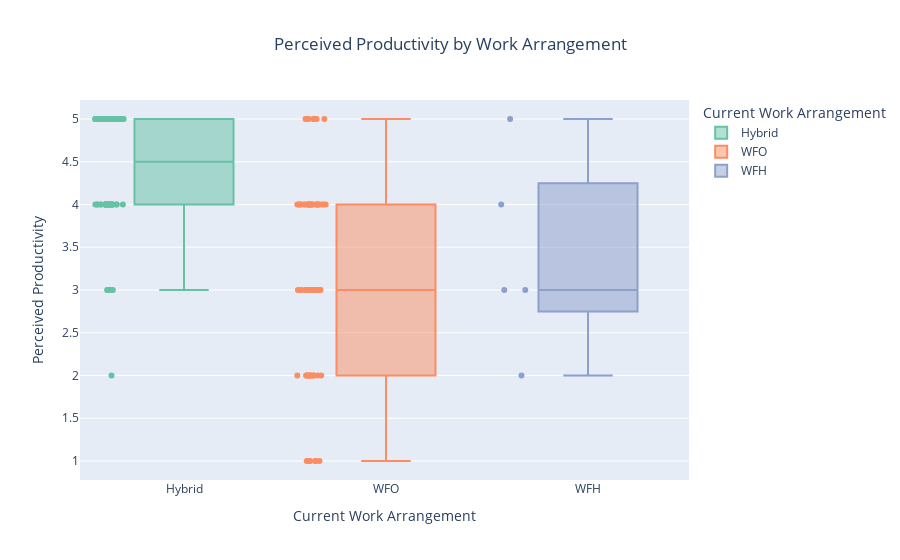
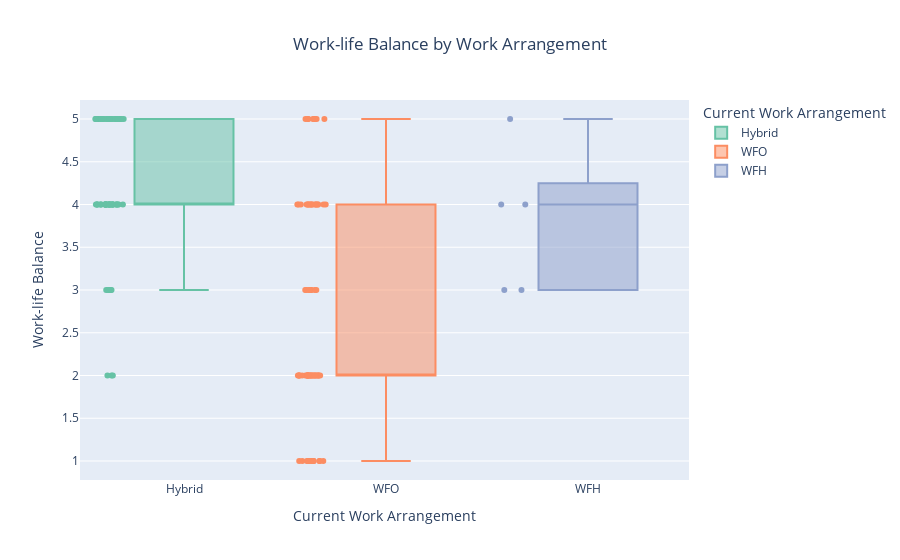
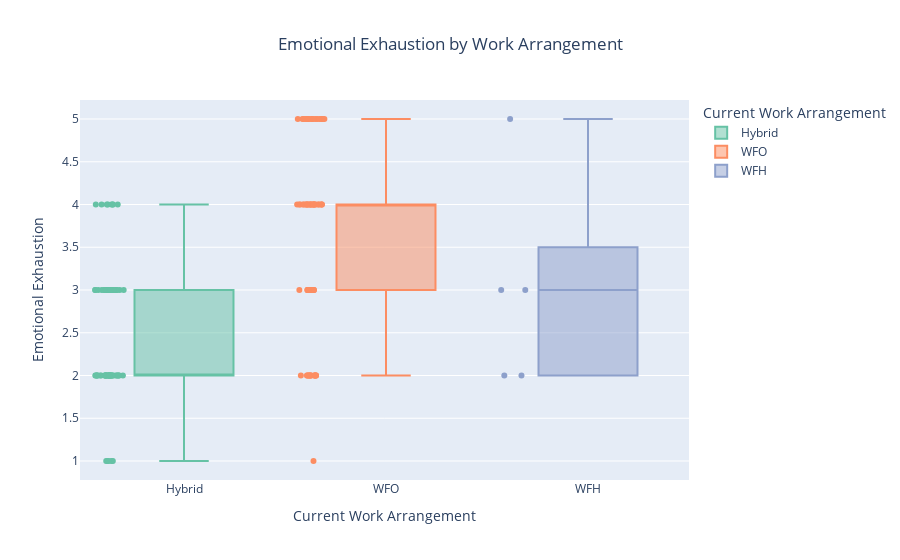

Here is the notebook cell these charts were saved with, in order:
### Markdown cell above
### Productivity & Wellness scores by Work Arrangement

### Code cell
# Productivity & Wellness scores by Work Arrangement

score_vars = {
    'I feel more productive under my current work arrangement.': 'Perceived Productivity',
    'I am satisfied with my work-life balance under my current work arrangement.': 'Work-life Balance',
    'I often feel emotionally drained as a result of my work.': 'Emotional Exhaustion'
}

for full_label, short_label in score_vars.items():
  fig = px.box(
      cleaned_productivity_working_adults_reordered_df,
      x='Current Work Arrangement',
      y=full_label,
      points='all',
      color='Current Work Arrangement',
      color_discrete_sequence=px.colors.qualitative.Set2,
      title=f'{short_label} by Work Arrangement'
  )

  fig.update_layout(
      xaxis_title='Current Work Arrangement',
      yaxis_title=short_label,
      title_x=0.5
  )

  fig.show()

### Figure 1 — Plotly figure (JSON) as saved in the notebook; plotly's stock layout.template omitted (floating-point values rounded to 4 significant figures)
{"data": [{"alignmentgroup": "True", "boxpoints": "all", "hovertemplate": "Current Work Arrangement=%{x}<br>I feel more productive under my current work arrangement.=%{y}<extra></extra>", "legendgroup": "Hybrid", "marker": {"color": "rgb(102,194,165)"}, "name": "Hybrid", "notched": false, "offsetgroup": "Hybrid", "orientation": "v", "showlegend": true, "type": "box", "x": ["Hybrid", "Hybrid", "Hybrid", "Hybrid", "Hybrid", "Hybrid", "Hybrid", "Hybrid", "Hybrid", "Hybrid", "Hybrid", "Hybrid", "Hybrid", "Hybrid", "Hybrid", "Hybrid", "Hybrid", "Hybrid", "Hybrid", "Hybrid", "Hybrid", "Hybrid", "Hybrid", "Hybrid", "Hybrid", "Hybrid", "Hybrid", "Hybrid", "Hybrid", "Hybrid", "Hybrid", "Hybrid", "Hybrid", "Hybrid", "Hybrid", "Hybrid", "Hybrid", "Hybrid", "Hybrid", "Hybrid", "Hybrid", "Hybrid", "Hybrid", "Hybrid", "Hybrid", "Hybrid", "Hybrid", "Hybrid", "Hybrid", "Hybrid", "Hybrid", "Hybrid", "Hybrid", "Hybrid", "Hybrid", "Hybrid", "Hybrid", "Hybrid", "Hybrid", "Hybrid", "Hybrid", "Hybrid", "Hybrid", "Hybrid", "Hybrid", "Hybrid", "Hybrid", "Hybrid"], "x0": " ", "xaxis": "x", "y": [4.0, 4.0, 5.0, 3.0, 3.0, 4.0, 5.0, 4.0, 4.0, 5.0, 2.0, 5.0, 4.0, 5.0, 3.0, 5.0, 5.0, 4.0, 5.0, 5.0, 5.0, 3.0, 4.0, 4.0, 4.0, 4.0, 4.0, 5.0, 5.0, 5.0, 5.0, 5.0, 5.0, 5.0, 5.0, 5.0, 3.0, 5.0, 4.0, 5.0, 4.0, 5.0, 4.0, 5.0, 4.0, 4.0, 5.0, 4.0, 4.0, 5.0, 4.0, 5.0, 5.0, 5.0, 4.0, 5.0, 5.0, 4.0, 5.0, 5.0, 4.0, 4.0, 4.0, 3.0, 5.0, 3.0, 4.0, 5.0], "y0": " ", "yaxis": "y"}, {"alignmentgroup": "True", "boxpoints": "all", "hovertemplate": "Current Work Arrangement=%{x}<br>I feel more productive under my current work arrangement.=%{y}<extra></extra>", "legendgroup": "WFO", "marker": {"color": "rgb(252,141,98)"}, "name": "WFO", "notched": false, "offsetgroup": "WFO", "orientation": "v", "showlegend": true, "type": "box", "x": ["WFO", "WFO", "WFO", "WFO", "WFO", "WFO", "WFO", "WFO", "WFO", "WFO", "WFO", "WFO", "WFO", "WFO", "WFO", "WFO", "WFO", "WFO", "WFO", "WFO", "WFO", "WFO", "WFO", "WFO", "WFO", "WFO", "WFO", "WFO", "WFO", "WFO", "WFO", "WFO", "WFO", "WFO", "WFO", "WFO", "WFO", "WFO", "WFO", "WFO", "WFO", "WFO", "WFO", "WFO", "WFO", "WFO", "WFO", "WFO", "WFO", "WFO", "WFO", "WFO", "WFO", "WFO", "WFO", "WFO", "WFO", "WFO", "WFO", "WFO", "WFO", "WFO", "WFO", "WFO", "WFO", "WFO", "WFO", "WFO", "WFO", "WFO", "WFO"], "x0": " ", "xaxis": "x", "y": [3.0, 4.0, 4.0, 2.0, 3.0, 5.0, 4.0, 3.0, 2.0, 5.0, 4.0, 4.0, 4.0, 1.0, 2.0, 2.0, 1.0, 4.0, 4.0, 5.0, 4.0, 2.0, 3.0, 4.0, 2.0, 3.0, 4.0, 4.0, 4.0, 3.0, 4.0, 3.0, 4.0, 4.0, 3.0, 3.0, 3.0, 3.0, 5.0, 5.0, 1.0, 4.0, 3.0, 4.0, 4.0, 3.0, 2.0, 2.0, 3.0, 2.0, 3.0, 1.0, 5.0, 3.0, 3.0, 3.0, 4.0, 3.0, 4.0, 2.0, 3.0, 5.0, 5.0, 2.0, 4.0, 1.0, 2.0, 3.0, 1.0, 2.0, 4.0], "y0": " ", "yaxis": "y"}, {"alignmentgroup": "True", "boxpoints": "all", "hovertemplate": "Current Work Arrangement=%{x}<br>I feel more productive under my current work arrangement.=%{y}<extra></extra>", "legendgroup": "WFH", "marker": {"color": "rgb(141,160,203)"}, "name": "WFH", "notched": false, "offsetgroup": "WFH", "orientation": "v", "showlegend": true, "type": "box", "x": ["WFH", "WFH", "WFH", "WFH", "WFH"], "x0": " ", "xaxis": "x", "y": [5.0, 3.0, 3.0, 4.0, 2.0], "y0": " ", "yaxis": "y"}], "layout": {"boxmode": "overlay", "legend": {"title": {"text": "Current Work Arrangement"}, "tracegroupgap": 0}, "title": {"text": "Perceived Productivity by Work Arrangement", "x": 0.5}, "xaxis": {"anchor": "y", "categoryarray": ["Hybrid", "WFO", "WFH"], "categoryorder": "array", "domain": [0, 1], "title": {"text": "Current Work Arrangement"}}, "yaxis": {"anchor": "x", "domain": [0, 1], "title": {"text": "Perceived Productivity"}}}}

### Figure 2 — Plotly figure (JSON) as saved in the notebook; plotly's stock layout.template omitted (floating-point values rounded to 4 significant figures)
{"data": [{"alignmentgroup": "True", "boxpoints": "all", "hovertemplate": "Current Work Arrangement=%{x}<br>I am satisfied with my work-life balance under my current work arrangement.=%{y}<extra></extra>", "legendgroup": "Hybrid", "marker": {"color": "rgb(102,194,165)"}, "name": "Hybrid", "notched": false, "offsetgroup": "Hybrid", "orientation": "v", "showlegend": true, "type": "box", "x": ["Hybrid", "Hybrid", "Hybrid", "Hybrid", "Hybrid", "Hybrid", "Hybrid", "Hybrid", "Hybrid", "Hybrid", "Hybrid", "Hybrid", "Hybrid", "Hybrid", "Hybrid", "Hybrid", "Hybrid", "Hybrid", "Hybrid", "Hybrid", "Hybrid", "Hybrid", "Hybrid", "Hybrid", "Hybrid", "Hybrid", "Hybrid", "Hybrid", "Hybrid", "Hybrid", "Hybrid", "Hybrid", "Hybrid", "Hybrid", "Hybrid", "Hybrid", "Hybrid", "Hybrid", "Hybrid", "Hybrid", "Hybrid", "Hybrid", "Hybrid", "Hybrid", "Hybrid", "Hybrid", "Hybrid", "Hybrid", "Hybrid", "Hybrid", "Hybrid", "Hybrid", "Hybrid", "Hybrid", "Hybrid", "Hybrid", "Hybrid", "Hybrid", "Hybrid", "Hybrid", "Hybrid", "Hybrid", "Hybrid", "Hybrid", "Hybrid", "Hybrid", "Hybrid", "Hybrid"], "x0": " ", "xaxis": "x", "y": [4.0, 4.0, 5.0, 4.0, 4.0, 3.0, 5.0, 3.0, 4.0, 4.0, 2.0, 4.0, 3.0, 5.0, 2.0, 3.0, 5.0, 3.0, 4.0, 5.0, 2.0, 5.0, 4.0, 4.0, 4.0, 4.0, 4.0, 5.0, 5.0, 5.0, 5.0, 5.0, 4.0, 5.0, 5.0, 5.0, 5.0, 4.0, 5.0, 5.0, 5.0, 5.0, 4.0, 5.0, 4.0, 4.0, 5.0, 4.0, 4.0, 4.0, 4.0, 4.0, 5.0, 4.0, 4.0, 5.0, 5.0, 4.0, 5.0, 3.0, 5.0, 4.0, 4.0, 4.0, 4.0, 4.0, 4.0, 4.0], "y0": " ", "yaxis": "y"}, {"alignmentgroup": "True", "boxpoints": "all", "hovertemplate": "Current Work Arrangement=%{x}<br>I am satisfied with my work-life balance under my current work arrangement.=%{y}<extra></extra>", "legendgroup": "WFO", "marker": {"color": "rgb(252,141,98)"}, "name": "WFO", "notched": false, "offsetgroup": "WFO", "orientation": "v", "showlegend": true, "type": "box", "x": ["WFO", "WFO", "WFO", "WFO", "WFO", "WFO", "WFO", "WFO", "WFO", "WFO", "WFO", "WFO", "WFO", "WFO", "WFO", "WFO", "WFO", "WFO", "WFO", "WFO", "WFO", "WFO", "WFO", "WFO", "WFO", "WFO", "WFO", "WFO", "WFO", "WFO", "WFO", "WFO", "WFO", "WFO", "WFO", "WFO", "WFO", "WFO", "WFO", "WFO", "WFO", "WFO", "WFO", "WFO", "WFO", "WFO", "WFO", "WFO", "WFO", "WFO", "WFO", "WFO", "WFO", "WFO", "WFO", "WFO", "WFO", "WFO", "WFO", "WFO", "WFO", "WFO", "WFO", "WFO", "WFO", "WFO", "WFO", "WFO", "WFO", "WFO", "WFO"], "x0": " ", "xaxis": "x", "y": [2.0, 5.0, 4.0, 1.0, 3.0, 4.0, 3.0, 4.0, 3.0, 5.0, 2.0, 5.0, 4.0, 2.0, 2.0, 1.0, 1.0, 4.0, 3.0, 4.0, 4.0, 1.0, 1.0, 2.0, 1.0, 2.0, 1.0, 2.0, 1.0, 2.0, 1.0, 2.0, 2.0, 2.0, 2.0, 2.0, 3.0, 2.0, 5.0, 5.0, 2.0, 4.0, 4.0, 4.0, 4.0, 2.0, 4.0, 2.0, 4.0, 3.0, 3.0, 2.0, 5.0, 5.0, 2.0, 2.0, 4.0, 2.0, 4.0, 4.0, 4.0, 4.0, 5.0, 2.0, 2.0, 1.0, 2.0, 2.0, 1.0, 2.0, 3.0], "y0": " ", "yaxis": "y"}, {"alignmentgroup": "True", "boxpoints": "all", "hovertemplate": "Current Work Arrangement=%{x}<br>I am satisfied with my work-life balance under my current work arrangement.=%{y}<extra></extra>", "legendgroup": "WFH", "marker": {"color": "rgb(141,160,203)"}, "name": "WFH", "notched": false, "offsetgroup": "WFH", "orientation": "v", "showlegend": true, "type": "box", "x": ["WFH", "WFH", "WFH", "WFH", "WFH"], "x0": " ", "xaxis": "x", "y": [5.0, 4.0, 3.0, 4.0, 3.0], "y0": " ", "yaxis": "y"}], "layout": {"boxmode": "overlay", "legend": {"title": {"text": "Current Work Arrangement"}, "tracegroupgap": 0}, "title": {"text": "Work-life Balance by Work Arrangement", "x": 0.5}, "xaxis": {"anchor": "y", "categoryarray": ["Hybrid", "WFO", "WFH"], "categoryorder": "array", "domain": [0, 1], "title": {"text": "Current Work Arrangement"}}, "yaxis": {"anchor": "x", "domain": [0, 1], "title": {"text": "Work-life Balance"}}}}

### Figure 3 — Plotly figure (JSON) as saved in the notebook; plotly's stock layout.template omitted (floating-point values rounded to 4 significant figures)
{"data": [{"alignmentgroup": "True", "boxpoints": "all", "hovertemplate": "Current Work Arrangement=%{x}<br>I often feel emotionally drained as a result of my work.=%{y}<extra></extra>", "legendgroup": "Hybrid", "marker": {"color": "rgb(102,194,165)"}, "name": "Hybrid", "notched": false, "offsetgroup": "Hybrid", "orientation": "v", "showlegend": true, "type": "box", "x": ["Hybrid", "Hybrid", "Hybrid", "Hybrid", "Hybrid", "Hybrid", "Hybrid", "Hybrid", "Hybrid", "Hybrid", "Hybrid", "Hybrid", "Hybrid", "Hybrid", "Hybrid", "Hybrid", "Hybrid", "Hybrid", "Hybrid", "Hybrid", "Hybrid", "Hybrid", "Hybrid", "Hybrid", "Hybrid", "Hybrid", "Hybrid", "Hybrid", "Hybrid", "Hybrid", "Hybrid", "Hybrid", "Hybrid", "Hybrid", "Hybrid", "Hybrid", "Hybrid", "Hybrid", "Hybrid", "Hybrid", "Hybrid", "Hybrid", "Hybrid", "Hybrid", "Hybrid", "Hybrid", "Hybrid", "Hybrid", "Hybrid", "Hybrid", "Hybrid", "Hybrid", "Hybrid", "Hybrid", "Hybrid", "Hybrid", "Hybrid", "Hybrid", "Hybrid", "Hybrid", "Hybrid", "Hybrid", "Hybrid", "Hybrid", "Hybrid", "Hybrid", "Hybrid", "Hybrid"], "x0": " ", "xaxis": "x", "y": [2.0, 3.0, 2.0, 2.0, 3.0, 3.0, 3.0, 2.0, 2.0, 4.0, 4.0, 2.0, 3.0, 4.0, 2.0, 4.0, 2.0, 3.0, 2.0, 2.0, 3.0, 2.0, 3.0, 4.0, 2.0, 4.0, 3.0, 2.0, 2.0, 4.0, 1.0, 2.0, 1.0, 1.0, 2.0, 2.0, 2.0, 3.0, 1.0, 2.0, 3.0, 1.0, 2.0, 2.0, 4.0, 2.0, 3.0, 3.0, 3.0, 2.0, 3.0, 2.0, 2.0, 3.0, 3.0, 3.0, 2.0, 2.0, 2.0, 2.0, 2.0, 2.0, 3.0, 2.0, 3.0, 2.0, 3.0, 3.0], "y0": " ", "yaxis": "y"}, {"alignmentgroup": "True", "boxpoints": "all", "hovertemplate": "Current Work Arrangement=%{x}<br>I often feel emotionally drained as a result of my work.=%{y}<extra></extra>", "legendgroup": "WFO", "marker": {"color": "rgb(252,141,98)"}, "name": "WFO", "notched": false, "offsetgroup": "WFO", "orientation": "v", "showlegend": true, "type": "box", "x": ["WFO", "WFO", "WFO", "WFO", "WFO", "WFO", "WFO", "WFO", "WFO", "WFO", "WFO", "WFO", "WFO", "WFO", "WFO", "WFO", "WFO", "WFO", "WFO", "WFO", "WFO", "WFO", "WFO", "WFO", "WFO", "WFO", "WFO", "WFO", "WFO", "WFO", "WFO", "WFO", "WFO", "WFO", "WFO", "WFO", "WFO", "WFO", "WFO", "WFO", "WFO", "WFO", "WFO", "WFO", "WFO", "WFO", "WFO", "WFO", "WFO", "WFO", "WFO", "WFO", "WFO", "WFO", "WFO", "WFO", "WFO", "WFO", "WFO", "WFO", "WFO", "WFO", "WFO", "WFO", "WFO", "WFO", "WFO", "WFO", "WFO", "WFO", "WFO"], "x0": " ", "xaxis": "x", "y": [5.0, 2.0, 3.0, 5.0, 3.0, 4.0, 3.0, 2.0, 2.0, 2.0, 3.0, 2.0, 4.0, 4.0, 5.0, 5.0, 5.0, 4.0, 3.0, 2.0, 3.0, 5.0, 4.0, 5.0, 4.0, 4.0, 4.0, 4.0, 2.0, 4.0, 4.0, 4.0, 4.0, 5.0, 4.0, 4.0, 5.0, 4.0, 5.0, 3.0, 5.0, 4.0, 4.0, 4.0, 2.0, 4.0, 5.0, 2.0, 3.0, 3.0, 3.0, 1.0, 3.0, 5.0, 3.0, 4.0, 2.0, 5.0, 2.0, 2.0, 3.0, 2.0, 2.0, 4.0, 4.0, 5.0, 4.0, 2.0, 5.0, 4.0, 3.0], "y0": " ", "yaxis": "y"}, {"alignmentgroup": "True", "boxpoints": "all", "hovertemplate": "Current Work Arrangement=%{x}<br>I often feel emotionally drained as a result of my work.=%{y}<extra></extra>", "legendgroup": "WFH", "marker": {"color": "rgb(141,160,203)"}, "name": "WFH", "notched": false, "offsetgroup": "WFH", "orientation": "v", "showlegend": true, "type": "box", "x": ["WFH", "WFH", "WFH", "WFH", "WFH"], "x0": " ", "xaxis": "x", "y": [3.0, 2.0, 3.0, 2.0, 5.0], "y0": " ", "yaxis": "y"}], "layout": {"boxmode": "overlay", "legend": {"title": {"text": "Current Work Arrangement"}, "tracegroupgap": 0}, "title": {"text": "Emotional Exhaustion by Work Arrangement", "x": 0.5}, "xaxis": {"anchor": "y", "categoryarray": ["Hybrid", "WFO", "WFH"], "categoryorder": "array", "domain": [0, 1], "title": {"text": "Current Work Arrangement"}}, "yaxis": {"anchor": "x", "domain": [0, 1], "title": {"text": "Emotional Exhaustion"}}}}
